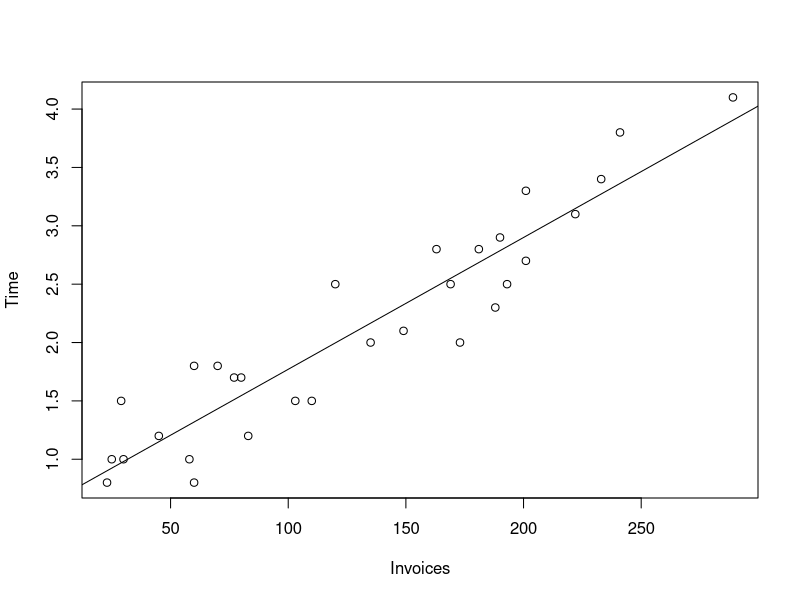

Source code (R):
# Exercise 2.8.3
# Author: Bella Black 
# Date Created: 9.10.24
# Last Modified: 9.11.24

#load data, fit linear model, print output
invoicedata  <- read.table('HW1 9.12.24/invoices.txt', header=TRUE)
plot(Time ~ Invoices, data=invoicedata)
fit_i <- lm(Time ~ Invoices, data=invoicedata)
summary(fit_i)

# construct confidence interval
confint(fit_i, level=0.95)

# extract beta0, beta1, standard errors
coef_beta0 <- coef(summary(fit_i))["(Intercept)", "Estimate"]
coef_beta1 <- coef(summary(fit_i))["Invoices", "Estimate"]
se_beta0 <- coef(summary(fit_i))["(Intercept)", "Std. Error"]
se_beta1 <- coef(summary(fit_i))["Invoices", "Std. Error"]

# compute the test statistic T = (intercept - 0.01) / std. error
beta1_null <- 0.01
t_statistic <- (coef_beta1 - beta1_null) / se_beta1
t_statistic

# degrees of freedom
df <- fit_i$df.residual

# two-tailed p-value
p_value <- 2 * (1 - pt(abs(t_statistic), df))
p_value

# plot fitted regression line
abline(fit_i)

# construct 95% prediction interval for 130 invoices
pred_point <- data.frame(Invoices = 130)
predict(fit_i, newdata=pred_point, interval="prediction", level=0.95)

# --- 2.8.3 (a) ---
# Q: Find a 95% confidence interval for the start-up time, i.e., β₀.
# A: [0.39, 0.89]

# --- 2.8.3 (b) ---
# Suppose that a best practice benchmark for the average processing time 
# for an additional invoice is 0.01 hours (or 6 minutes).
# Test the null hypothesis H₀ : β₁ = 0.01 against a two-sided alternative. 
# Q: Interpret your result.
# A: The p-value is 0.13. This is slightly greater than alpha = 0.05, 
# so we fail to reject the null hypothesis. 

# --- 2.8.3 (c) --- 
# Q: Find a point estimate and a 95% prediction interval for the time 
# taken to process 130 invoices. 
# A: Point estimate: 2.11, 95% prediction interval: [1.42, 2.80]